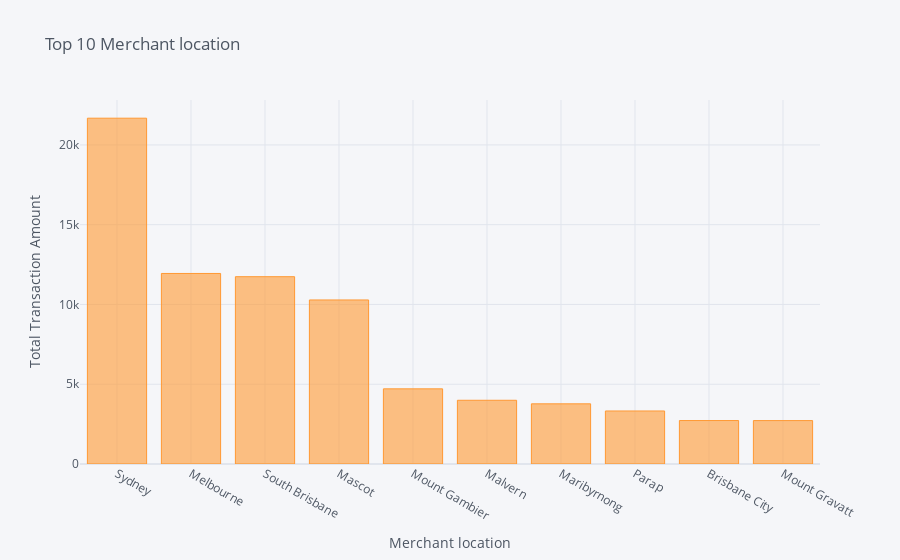

Here is the notebook cell this chart was saved with:
### Code cell
df2.iplot(kind='bar',title='Top 10 Merchant location',x='merchant_suburb',xTitle='Merchant location',y='amount', yTitle='Total Transaction Amount')

### Figure 1 — Plotly figure (JSON) as saved in the notebook; plotly's stock layout.template omitted (floating-point values rounded to 4 significant figures)
{"data": [{"marker": {"color": "rgba(255, 153, 51, 0.6)", "line": {"color": "rgba(255, 153, 51, 1.0)", "width": 1}}, "name": "amount", "orientation": "v", "text": "", "type": "bar", "x": ["Sydney", "Melbourne", "South Brisbane", "Mascot", "Mount Gambier", "Malvern", "Maribyrnong", "Parap", "Brisbane City", "Mount Gravatt"], "y": [21680.0, 11940.0, 11740.0, 10280.0, 4710.0, 3995.0, 3771.0, 3324.0, 2724.0, 2721.0]}], "layout": {"legend": {"bgcolor": "#F5F6F9", "font": {"color": "#4D5663"}}, "paper_bgcolor": "#F5F6F9", "plot_bgcolor": "#F5F6F9", "title": {"font": {"color": "#4D5663"}, "text": "Top 10 Merchant location"}, "xaxis": {"gridcolor": "#E1E5ED", "showgrid": true, "tickfont": {"color": "#4D5663"}, "title": {"font": {"color": "#4D5663"}, "text": "Merchant location"}, "zerolinecolor": "#E1E5ED"}, "yaxis": {"gridcolor": "#E1E5ED", "showgrid": true, "tickfont": {"color": "#4D5663"}, "title": {"font": {"color": "#4D5663"}, "text": "Total Transaction Amount"}, "zerolinecolor": "#E1E5ED"}}}
